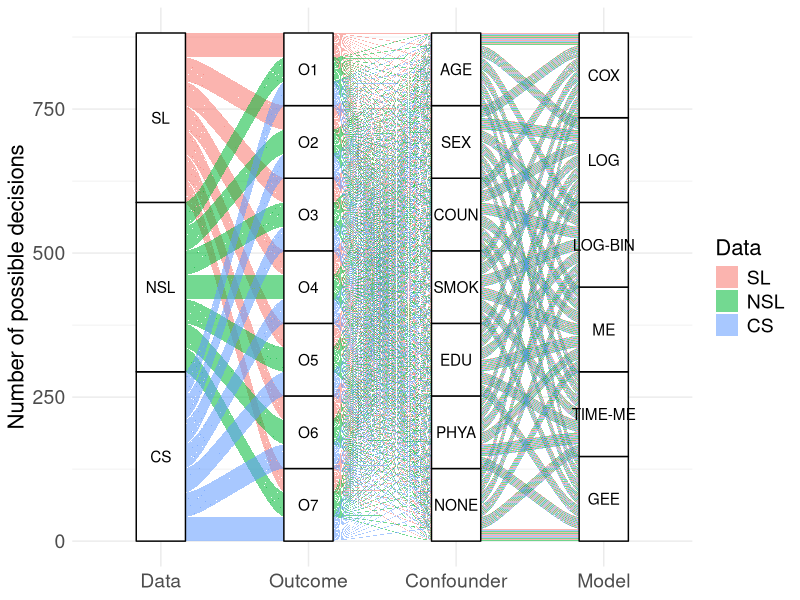

Here is the R script that generated this plot:
## ---- chunk 1
library(dplyr)
library(tidyr)
library(ggplot2)
library(ggalluvial)
## ---- chunk 2
# Generate combinations of a subset of all choices
decision_space <- expand.grid(
      
      datatype       = c("SL", 
                         "NSL",
                         "CS"),  
      
      
      model      = c("COX", 
                     "LOG", 
                     "LOG-BIN",
                     "ME", 
                     "TIME-ME",
                     "GEE"), 
      
      outcome         = c(paste0("O", 1:7)),
      
      confounder      = c("AGE", 
                          "SEX", 
                          "COUN",
                          "SMOK",
                          "EDU",
                          "PHYA", 
                          "NONE")
    )

# Reshape to long form for plotting
decisions <- decision_space %>% 
  mutate(spec_id = row_number()) %>%
  pivot_longer(-spec_id, names_to = "decision", values_to = "option")


# Plot the different research paths
decisionplot <- ggplot(decision_space,
       aes(axis1 = datatype, axis2 = outcome, axis3 = confounder, axis4 = model)) +
  geom_alluvium(aes(fill = datatype), knot.pos = 0.1, alpha = .55) +
  geom_stratum() +
  geom_text(stat = "stratum", aes(label = after_stat(stratum))) +
  scale_x_discrete(limits = c("Data", "Outcome", "Confounder", "Model"))  +
  theme_minimal() + ylab("Number of possible decisions") +
  labs(fill = "Data")+
  theme(
    axis.title = element_text(size = 16),   # x and y axis titles
    axis.text  = element_text(size = 14),   # tick labels
    legend.title = element_text(size = 16), # "fill" label
    legend.text  = element_text(size = 14), # legend item labels
    strip.text = element_text(size = 16)    # facet labels (if any)
  )

decisionplot
